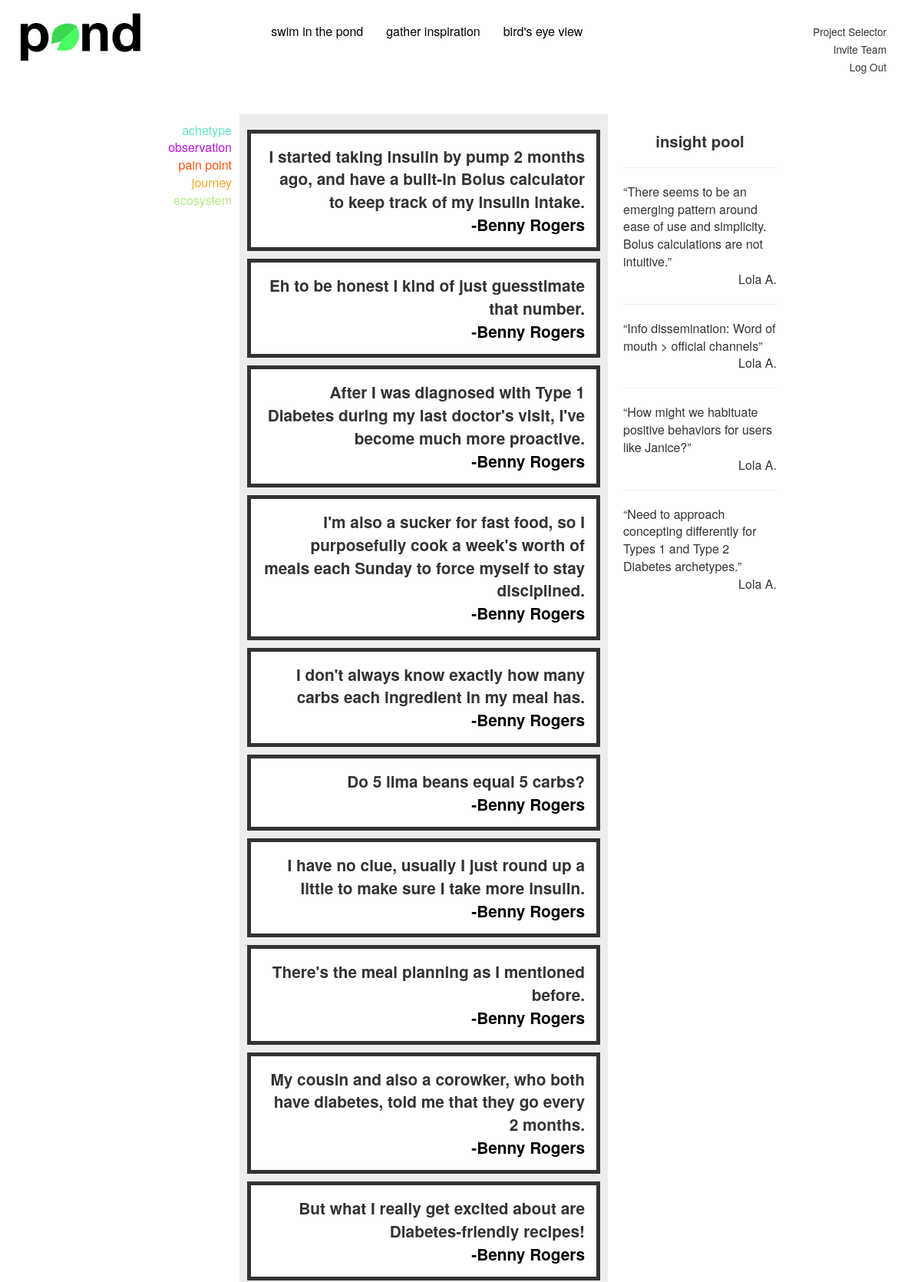
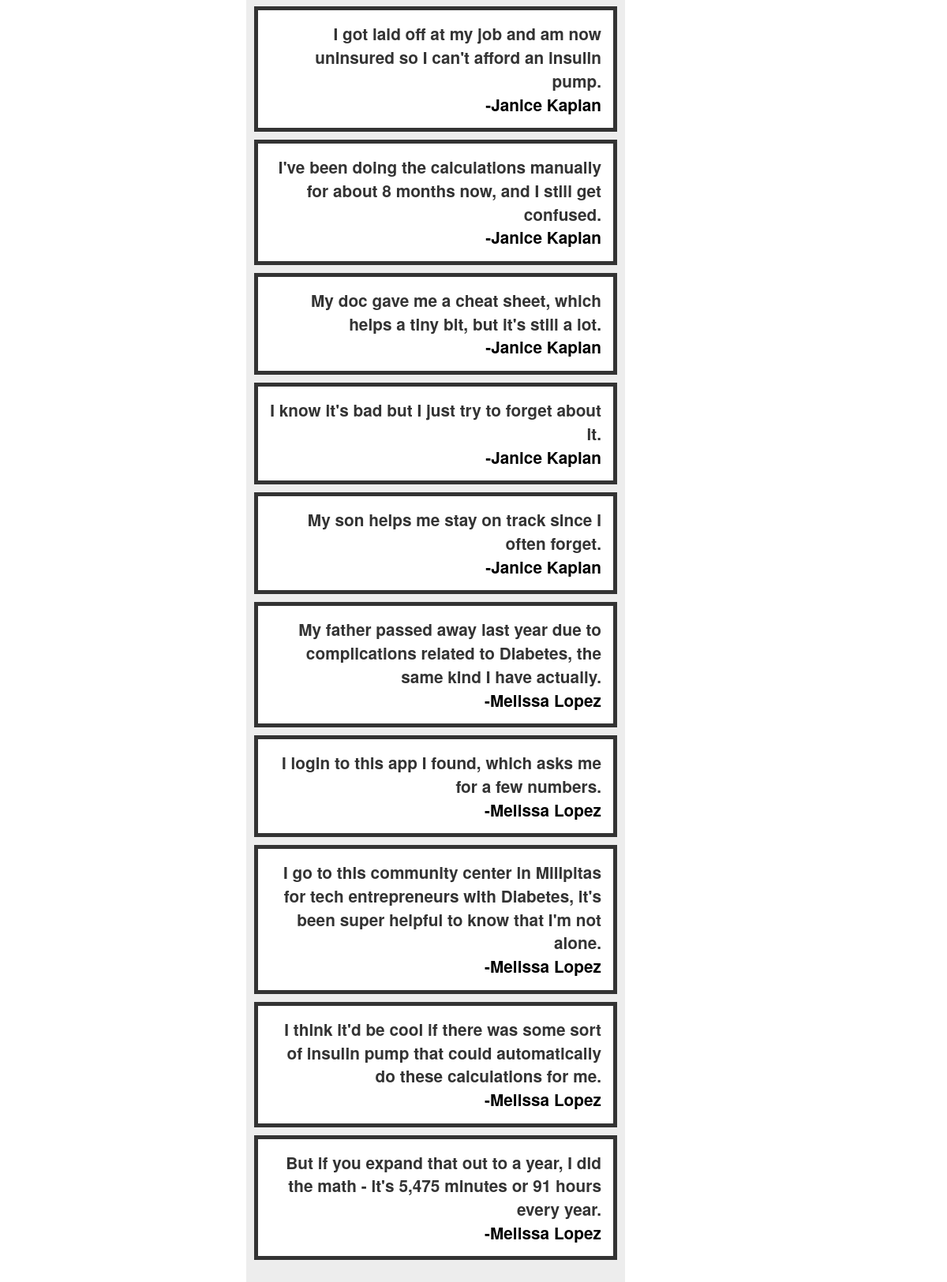
The page / on the database its author committed (2 pictures, top to bottom).
### tables this page shows
CREATE TABLE tagTypes(
    tagTypeid integer primary key autoincrement,
    name text,
    color text,
    icon text,
    score integer
);

CREATE TABLE blurbs(
    bid integer primary key autoincrement,
    rid integer,
    uid integer,
    tid integer,
    blurb text,
    'time' datetime,
    score integer
);

CREATE TABLE respondents (
  rid integer primary key autoincrement,
  name text not null,
  description text
);

### pond2.py (the view)
@app.route('/')
def dashboard():
    blurbs = []
    db = get_db()
    c = db.cursor()
    c.execute("SELECT bid, blurb, uid, rid, tid \
    FROM blurbs WHERE score > 0 ORDER BY score desc")
    blurbRows = c.fetchall()
    if len(blurbRows) > 0:
        for blurb in blurbRows:
            c.execute("SELECT tagType\
            FROM tags WHERE bid = ?", (blurb[0],))
            tagRows = c.fetchall()
            tags = []
            if len(tagRows) > 0:
                for t in tagRows:
                    tags.append(t[0])
            c.execute("SELECT blurb, uid, cid\
            FROM comments WHERE bid = ?", (blurb[0],))
            commentRows = c.fetchall()
            comments = []
            if len(commentRows) > 0:
                for comment in commentRows:
                    comments.append(Comment(
                        comment[2],
                        blurb[0],
                        comment[1],
                        comment[0]
                        ))
            blurbs.append(Blurb(
            blurb[0], respondentFactory(blurb[3]), blurb[2], blurb[4], blurb[1], comments, tags
            ))
    return render_template('dashboard.html', blurbs=blurbs, tags = getTagList())

### pond2.py (called while the page is built)
def connect_db():
    rv = sqlite3.connect(app.config['DATABASE'])
    rv.row_factory = sqlite3.Row
    return rv

def get_db():
    if not hasattr(g, 'sqlite_db'):
        g.sqlite_db = connect_db()
    return g.sqlite_db

def userFactory(uid):
    db = get_db()
    db = db.cursor()
    db.execute("SELECT name \
    FROM users WHERE uid=?", [uid])
    one = db.fetchone()
    return User(uid, one[0])

def respondentFactory(rid):
    db = get_db()
    db = db.cursor()
    db.execute("SELECT name, description \
    FROM respondents WHERE rid=?", [rid])
    one = db.fetchone()
    return Respondent(rid, one[0], one[1])

def getTagList():
        tags=[]
        db = get_db()
        c = db.cursor()
        c.execute("SELECT tagTypeid,name,color \
        FROM tagTypes")
        rows = c.fetchall()
        if len(rows) > 0:
            for row in rows:
                tags.append(TagType(row[0],row[1],row[2]))
        return tags

### templates/dashboard.html (shortened to what this page needs)
{% extends "base.html" %}
{% block body %}
  <div id="container">
    <div id="tag-nav">
      <div class="tag-nav">
        <ul>
        {% for tag in tags %}
          <li class="gr-tag-selector {{tag.color}}" color="{{tag.color}}" tid="{{tag.tagType}}">{{tag.name}}</li>
        {% endfor %}
        </ul>
      </div>
    </div>
     <div id="insight-pond">
       <div class="idea-view dashy">
             {%for blurb in blurbs%}
            <div class="insight-box
                         {%for tag in blurb.tags%}
                         gr-in-tag{{tag}}
                         {%endfor%}
                         ">
                <div class="insight" bid="{{blurb.bid}}" style="padding:5px; text-align:right;">
                       {{blurb.blurb}}<br />
                       <a href="{{url_for('respondent')}}?rid={{blurb.rid.rid}}">-{{blurb.rid.name}}</a>
                </div>
             </div>
               {%endfor%}
         </div>
      </div>
      <div id="idea-pond">
          <div style="text-align:center; font-size:1.7em"><b>insight pool</b></div>
          <div class="idea-box">
             <hr>
             <div class="idea"> “There seems to be an emerging pattern around ease of use and simplicity.
               Bolus calculations are not intuitive.” </div>
              <div class="tagger-name"> Lola A.</div>
              <hr>
              <div class="idea"> “Info dissemination: Word of mouth > official channels”  </div>
               <div class="tagger-name"> Lola A.</div>
                 <hr>
               <div class="idea">“How might we habituate positive behaviors for users like Janice?”  </div>
                <div class="tagger-name"> Lola A.</div>
                <hr>
                <div class="idea">“Need to approach concepting differently for Types 1 and Type 2 Diabetes archetypes.”   </div>
                 <div class="tagger-name"> Lola A.</div>
         </div>
     </div>
{% endblock %}

### static/s2/css/styles.css (style rules this page uses)
div { font-size: 16px; }
body li { list-style-type: none; }
.tag-nav { text-align: right; }
.tag-nav li { cursor:pointer }
.red { color:#FF510C }
.green { color:#B8E986 }
.blue { color:#62E5C8 }
.purple { color:#BD10E0 }
.orange { color: #F5A623 }
.red-highlight { background-color:rgba(255,81,12,.3) }
.green-highlight { background-color:rgba(184, 233, 134,.3) }
.blue-highlight { background-color:rgba(98, 229, 200,.3) }
.purple-highlight { background-color:rgba(189, 16, 224,.3) }
.orange-highlight { background-color: rgba(245, 166, 35,.3) }
.insight-box { background-color: white; border-style: solid; border-width: 5px; padding: 10px; }
.insight { font-weight: bold; font-size:1.3em; padding:3px; }
.tagger-name { text-align: right; }
#container { margin-left: 0%; height: 100%; width:80%; font-size:0; display: flex; overflow: hidden; height: 100vh; padding-top: 50px; position: relative; backface-visibility: hidden; will-change: overflow; margin: auto; }
#transcript, #tag-nav,#insight-pond, #idea-pond, #overview-pond, form, button { display: inline-block; *display: inline; zoom: 1; vertical-align: top; font-size: 12px; overflow: auto; height: auto; padding: .5rem; -webkit-overflow-scrolling: touch; -ms-overflow-style: none; }
#tag-nav { padding: 10px;width: 20%; background: white; }
#insight-pond { padding: 10px;width: 50%; background: #ededed; }
#idea-pond { padding: 20px;width: 25%; background: white; }
a { color: black; }
.dashy .insight { background-color: white; !important }
.dashy .insight-box { margin-bottom:10px; }
.insight { cursor:move; margin:0; -webkit-transition: background-color 0.8s; -moz-transition: background-color 0.8s; transition: background-color 0.8s; }
.idea { -webkit-transition: background-color 0.8s; -moz-transition: background-color 0.8s; transition: background-color 0.8s; background-color: white; cursor:pointer; }
.idea-view { margin-top: 10px; }

### rows shown on the page
tagTypes: name "achetype"
tagTypes: name "observation"
tagTypes: name "pain point"
tagTypes: name "journey"
tagTypes: name "ecosystem"
blurbs: blurb "I started taking insulin by pump 2 months ago, and have a built-in Bolus calculator to keep track of my insulin intake.", rid.name "Benny Rogers"
blurbs: blurb "Eh to be honest I kind of just guesstimate that number.", rid.name "Benny Rogers"
blurbs: blurb "After I was diagnosed with Type 1 Diabetes during my last doctor's visit, I've become much more proactive.", rid.name "Benny Rogers"
blurbs: blurb "I'm also a sucker for fast food, so I purposefully cook a week's worth of meals each Sunday to force myself to stay disciplined.", rid.name "Benny Rogers"
blurbs: blurb "I don't always know exactly how many carbs each ingredient in my meal has.", rid.name "Benny Rogers"
blurbs: blurb "Do 5 lima beans equal 5 carbs?", rid.name "Benny Rogers"
blurbs: blurb "I have no clue, usually I just round up a little to make sure I take more insulin.", rid.name "Benny Rogers"
blurbs: blurb "There's the meal planning as I mentioned before.", rid.name "Benny Rogers"
blurbs: blurb "My cousin and also a corowker, who both have diabetes, told me that they go every 2 months.", rid.name "Benny Rogers"
blurbs: blurb "But what I really get excited about are Diabetes-friendly recipes!", rid.name "Benny Rogers"
blurbs: blurb "I got laid off at my job and am now uninsured so I can't afford an insulin pump.", rid.name "Janice Kaplan"
blurbs: blurb "I've been doing the calculations manually for about 8 months now, and I still get confused.", rid.name "Janice Kaplan"
blurbs: blurb "My doc gave me a cheat sheet, which helps a tiny bit, but it's still a lot.", rid.name "Janice Kaplan"
blurbs: blurb "I know it's bad but I just try to forget about it.", rid.name "Janice Kaplan"
blurbs: blurb "My son helps me stay on track since I often forget.", rid.name "Janice Kaplan"
blurbs: blurb "My father passed away last year due to complications related to Diabetes, the same kind I have actually.", rid.name "Melissa Lopez"
blurbs: blurb "I login to this app I found, which asks me for a few numbers.", rid.name "Melissa Lopez"
blurbs: blurb "I go to this community center in Milipitas for tech entrepreneurs with Diabetes, it's been super helpful to know that I'm not alone.", rid.name "Melissa Lopez"
blurbs: blurb "I think it'd be cool if there was some sort of insulin pump that could automatically do these calculations for me.", rid.name "Melissa Lopez"
blurbs: blurb "But if you expand that out to a year, I did the math - it's 5,475 minutes or 91 hours every year.", rid.name "Melissa Lopez"
